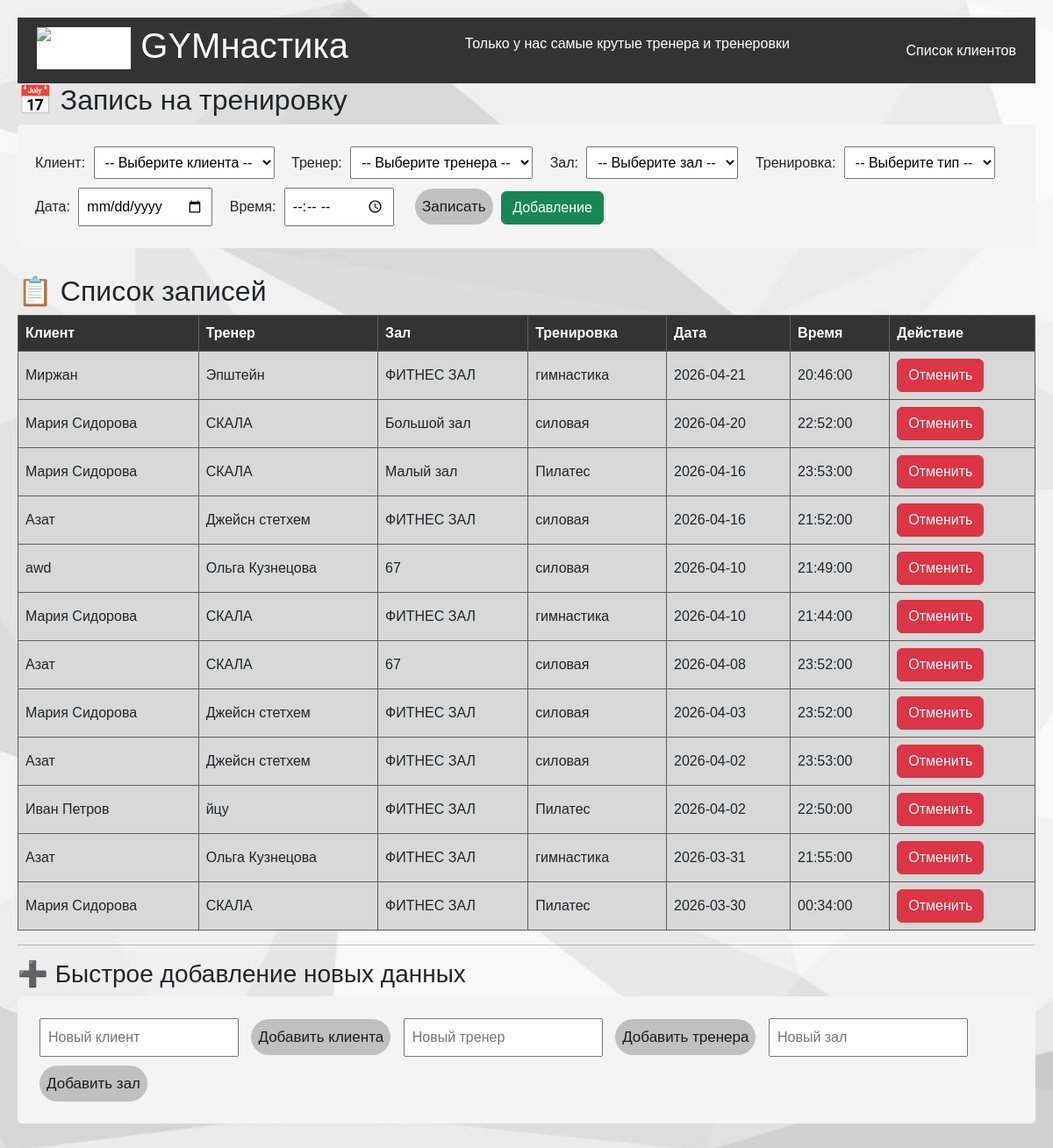
The page / on the database its author committed.
### tables this page shows
CREATE TABLE `bookings` (
  `id` int(11) NOT NULL,
  `client_id` int(11) NOT NULL,
  `trainer_id` int(11) NOT NULL,
  `hall_id` int(11) NOT NULL,
  `workout_id` int(11) NOT NULL,
  `booking_date` date NOT NULL,
  `booking_time` time NOT NULL
);

CREATE TABLE `clients` (
  `id` int(11) NOT NULL,
  `name` varchar(100) NOT NULL,
  `phone` varchar(20) DEFAULT NULL,
  `email` varchar(100) DEFAULT NULL
);

CREATE TABLE `trainers` (
  `id` int(11) NOT NULL,
  `name` varchar(100) NOT NULL,
  `specialty` varchar(100) DEFAULT NULL
);

CREATE TABLE `halls` (
  `id` int(11) NOT NULL,
  `name` varchar(50) NOT NULL,
  `capacity` int(11) DEFAULT NULL
);

CREATE TABLE `workouts` (
  `id` int(11) NOT NULL,
  `name` varchar(100) NOT NULL,
  `duration_minutes` int(11) DEFAULT NULL
);

### index.php (the view, shortened to what this page needs)
<?php
require_once 'config.php';
$bookings = $pdo->query("
    SELECT b.*, c.name as client_name, t.name as trainer_name, h.name as hall_name, w.name as workout_name
    FROM bookings b
    JOIN clients c ON b.client_id = c.id
    JOIN trainers t ON b.trainer_id = t.id
    JOIN halls h ON b.hall_id = h.id
    JOIN workouts w ON b.workout_id = w.id
    ORDER BY b.booking_date DESC, b.booking_time DESC
")->fetchAll();
?>
<!DOCTYPE html>
<html lang="ru">
<head>
    <link href="https://cdn.jsdelivr.net/npm/bootstrap@5.3.8/dist/css/bootstrap.min.css" rel="stylesheet">
</head>
        <link rel="stylesheet" href="style.css">
</head>
<body>
    <nav class="navbar">
   <div class="container">
       <h1><img width="50" height="50" src="https://img.icons8.com/ios/50/gum-.png" alt="gum-"/> GYMнастика</h1>
       <p>Только у нас самые крутые тренера и тренеровки</p>
       <a class="nav-link" href="view.clients.php">Список клиентов</a>
   </div>
</nav>
<h2>📅 Запись на тренировку</h2>
<form method="post">
    <div class="form-group">
        <label>Клиент:</label>
        <select name="client_id" required>
            <option value="">-- Выберите клиента --</option>
        </select>
    </div>
    <div class="form-group">
        <label>Тренер:</label>
        <select name="trainer_id" required>
            <option value="">-- Выберите тренера --</option>
        </select>
    </div>
    <div class="form-group">
        <label>Зал:</label>
        <select name="hall_id" required>
            <option value="">-- Выберите зал --</option>
        </select>
    </div>
    <div class="form-group">
        <label>Тренировка:</label>
        <select name="workout_id" required>
            <option value="">-- Выберите тип --</option>
        </select>
    </div>
    <div class="form-group">
        <label>Дата:</label>
        <input type="date" name="booking_date" required>
    </div>
    <div class="form-group">
        <label>Время:</label>
        <input type="time" name="booking_time" required>
    </div>
    <button type="submit" name="book">Записать</button>
    <a href="#Добавить" class="btn btn-success">Добавление</a>
</form>
<h2>📋 Список записей</h2>
<table>
        <th>Клиент</th><th>Тренер</th><th>Зал</th><th>Тренировка</th><th>Дата</th><th>Время</th><th>Действие</th>
    <?php foreach ($bookings as $booking): ?>
    <tr>
        <td><?= htmlspecialchars($booking['client_name']) ?></td>
        <td><?= htmlspecialchars($booking['trainer_name']) ?></td>
        <td><?= htmlspecialchars($booking['hall_name']) ?></td>
        <td><?= htmlspecialchars($booking['workout_name']) ?></td>
        <td><?= $booking['booking_date'] ?></td>
        <td><?= $booking['booking_time'] ?></td>
        <td><a href="delete.php?id=<?php echo $booking['id'] ?>" type="button" class="btn btn-danger">Отменить</a></td>
    </tr>
    <?php endforeach; ?>
</table>
<hr>
<div id = "Добавить">
<h3>➕ Быстрое добавление новых данных</h3>
<form method="post">
    <input type="text" name="new_client" placeholder="Новый клиент">
    <button type="submit" name="add_client">Добавить клиента</button>
    <input type="text" name="new_trainer" placeholder="Новый тренер">
    <button type="submit" name="add_trainer">Добавить тренера</button>
    <input type="text" name="new_halls" placeholder="Новый зал">
    <button type="submit" name="add_halls">Добавить зал</button>
</form>
</div>
</body>
</html>

### style.css (style rules this page uses)
body { font-family: Arial; margin: 20px; }
form { background: #f4f4f4; padding: 20px; border-radius: 5px; margin-bottom: 30px; }
select, input, button { margin: 5px; padding: 8px; }
button { flex: 1; text-align: center; padding: 8px; background: #c0c0c0; border: none; border-radius: 30px; cursor: pointer; font-size: 17px; text-decoration: none; color: #1a1a1a; font-weight: 500; }
table { border-collapse: collapse; width: 100%; }
th, td { border: 1px solid #5e5e5e; padding: 8px; text-align: left; }
th { background: #333; color: white; }
td { background: #d8d8d8; }
.form-group { display: inline-block; margin-right: 10px; }
body { background-image: url('back.jpg'); background-repeat: no-repeat; background-size: cover; background-position: center; background-attachment: fixed; }
nav { background: #333; color: white; }
img { background: #ffffff; }

### rows shown on the page
bookings: client.name "Миржан", trainer.name "Эпштейн", hall.name "ФИТНЕС ЗАЛ", workout.name "гимнастика", booking_date "2026-04-21", booking_time "20:46:00"
bookings: client.name "Мария Сидорова", trainer.name "СКАЛА", hall.name "Большой зал", workout.name "силовая", booking_date "2026-04-20", booking_time "22:52:00"
bookings: client.name "Мария Сидорова", trainer.name "СКАЛА", hall.name "Малый зал", workout.name "Пилатес", booking_date "2026-04-16", booking_time "23:53:00"
bookings: client.name "Азат", trainer.name "Джейсн стетхем", hall.name "ФИТНЕС ЗАЛ", workout.name "силовая", booking_date "2026-04-16", booking_time "21:52:00"
bookings: client.name "awd", trainer.name "Ольга Кузнецова", hall.name "67", workout.name "силовая", booking_date "2026-04-10", booking_time "21:49:00"
bookings: client.name "Мария Сидорова", trainer.name "СКАЛА", hall.name "ФИТНЕС ЗАЛ", workout.name "гимнастика", booking_date "2026-04-10", booking_time "21:44:00"
bookings: client.name "Азат", trainer.name "СКАЛА", hall.name "67", workout.name "силовая", booking_date "2026-04-08", booking_time "23:52:00"
bookings: client.name "Мария Сидорова", trainer.name "Джейсн стетхем", hall.name "ФИТНЕС ЗАЛ", workout.name "силовая", booking_date "2026-04-03", booking_time "23:52:00"
bookings: client.name "Азат", trainer.name "Джейсн стетхем", hall.name "ФИТНЕС ЗАЛ", workout.name "силовая", booking_date "2026-04-02", booking_time "23:53:00"
bookings: client.name "Иван Петров", trainer.name "йцу", hall.name "ФИТНЕС ЗАЛ", workout.name "Пилатес", booking_date "2026-04-02", booking_time "22:50:00"
bookings: client.name "Азат", trainer.name "Ольга Кузнецова", hall.name "ФИТНЕС ЗАЛ", workout.name "гимнастика", booking_date "2026-03-31", booking_time "21:55:00"
bookings: client.name "Мария Сидорова", trainer.name "СКАЛА", hall.name "ФИТНЕС ЗАЛ", workout.name "Пилатес", booking_date "2026-03-30", booking_time "00:34:00"
